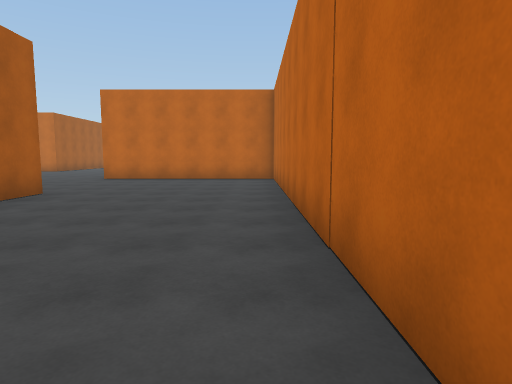
[1] (above)

24 first-person views from a walk through a scene from a Unity 3-D project. The camera is 1.5 m above the floor, tilts 6° down and sees 75° across. The floor is counted in squares, 2 m on a side. Each view is taken from the middle of a square. On the plan, view 1 faces up. The plan holds only what a view shows up to about 11 squares ahead; the rest is blank. The place goes on beyond the plan. The player character is not drawn. Surface patterns are stand-ins for the level's own textures.

[2]
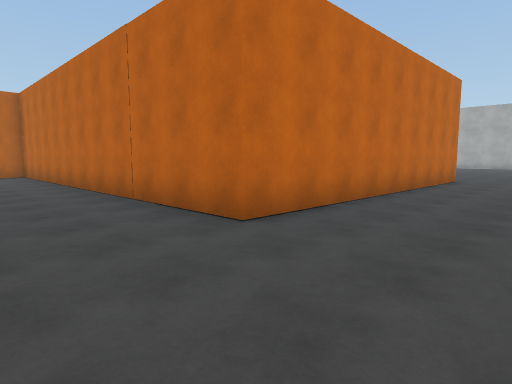

[3]
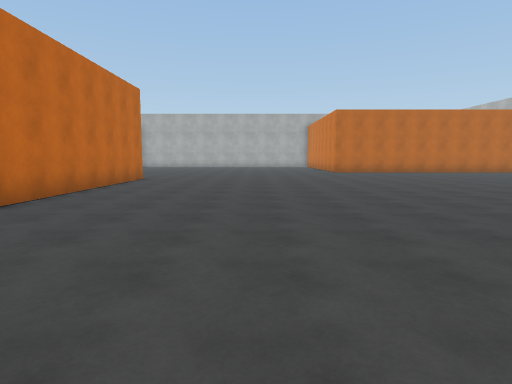

[4]
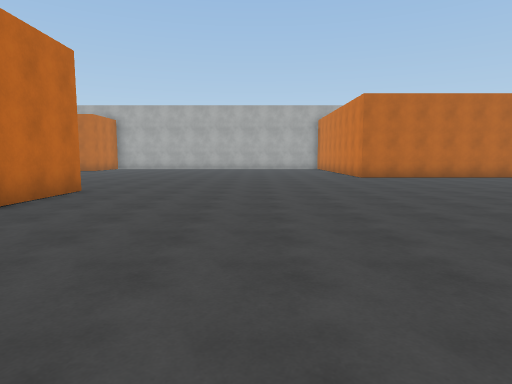

[5]
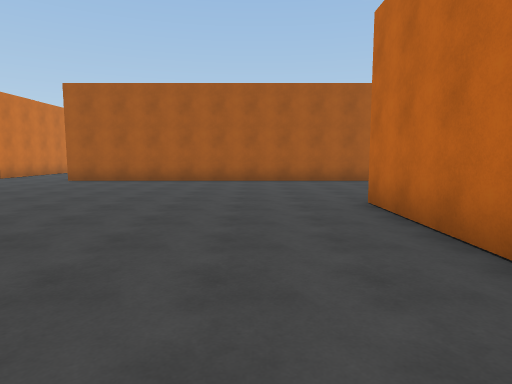

[6]
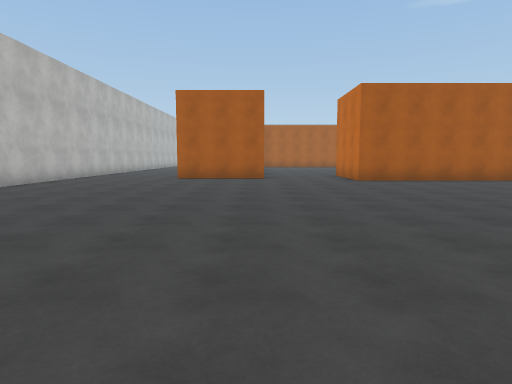

[7]
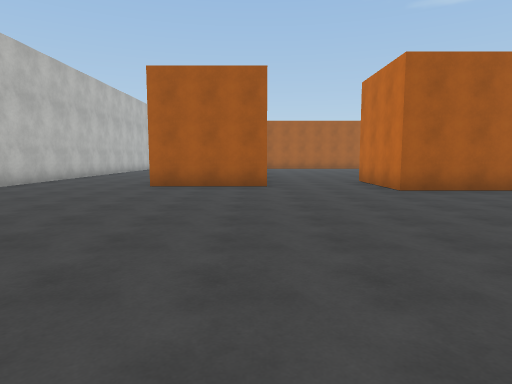

[8]
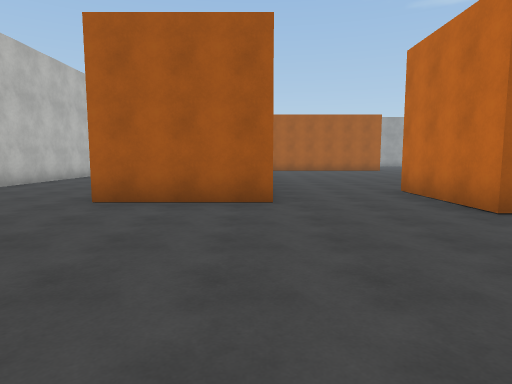

[9]
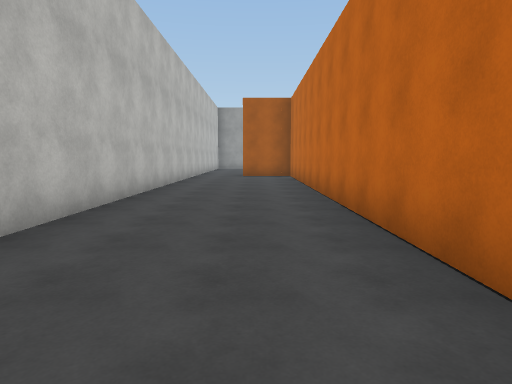

[10]
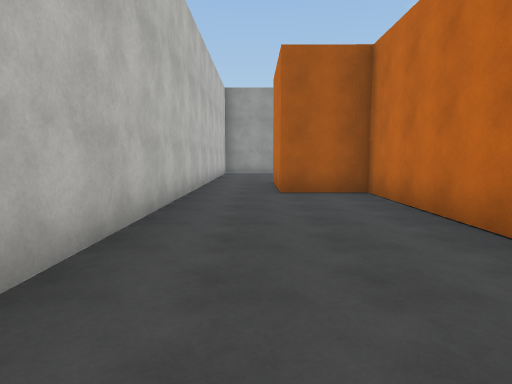

[11]
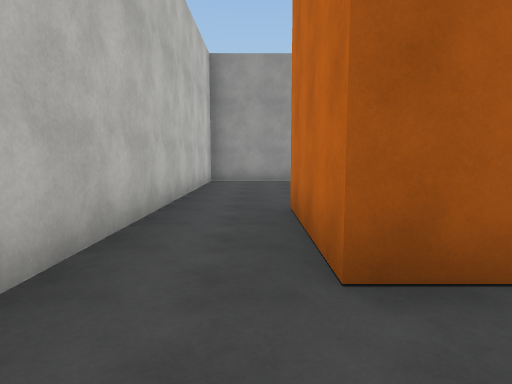

[12]
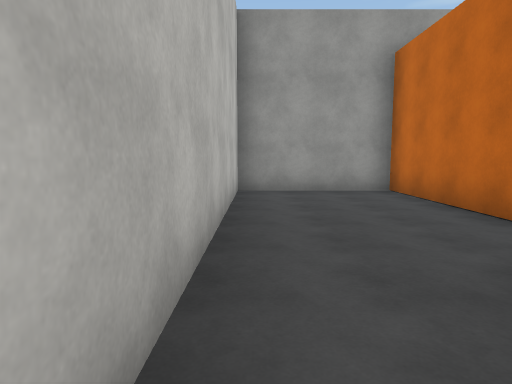

[13]
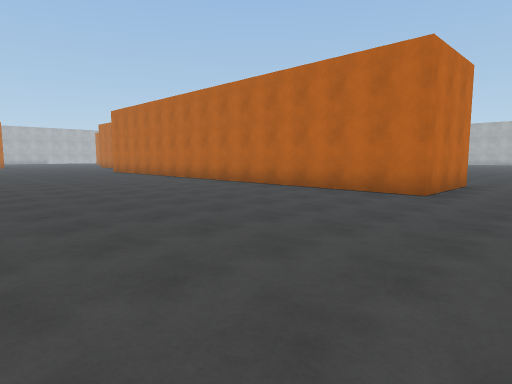

[14]
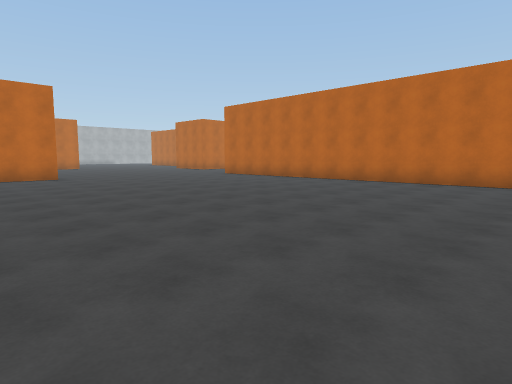

[15]
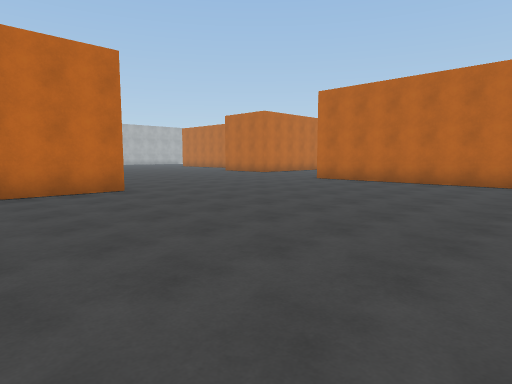

[16]
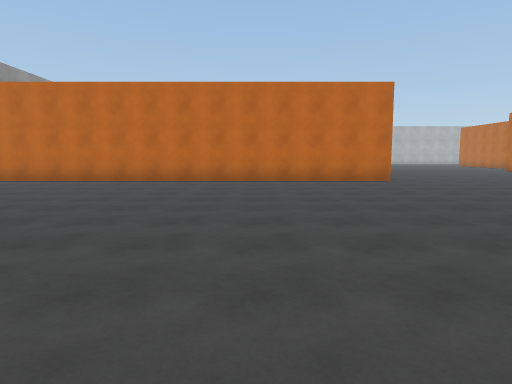

[17]
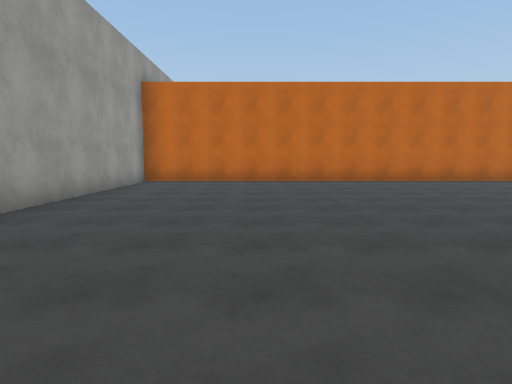

[18]
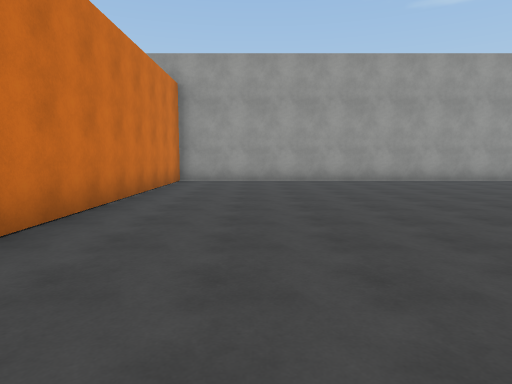

[19]
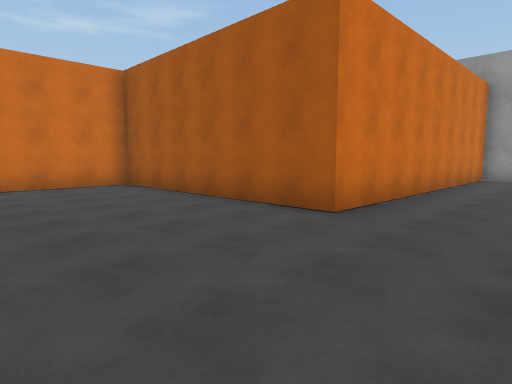

[20]
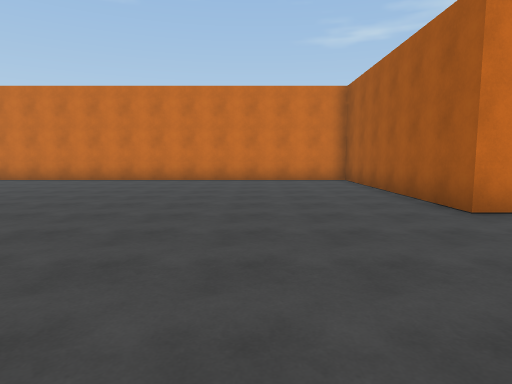

[21]
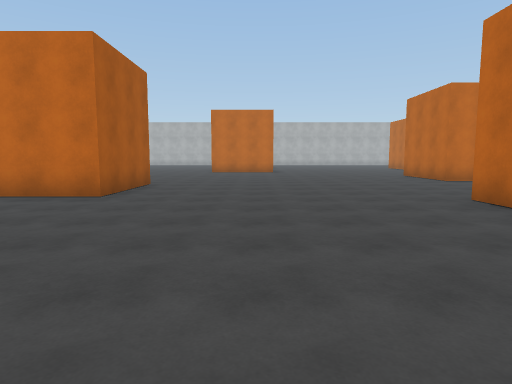

[22]
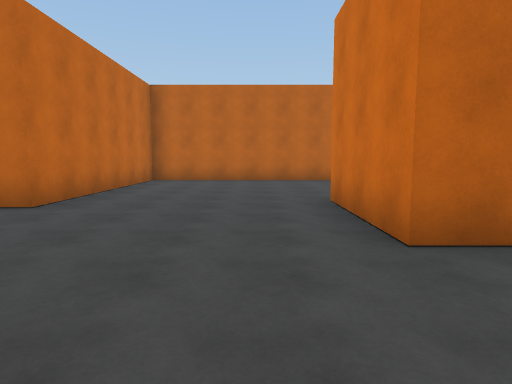

[23]
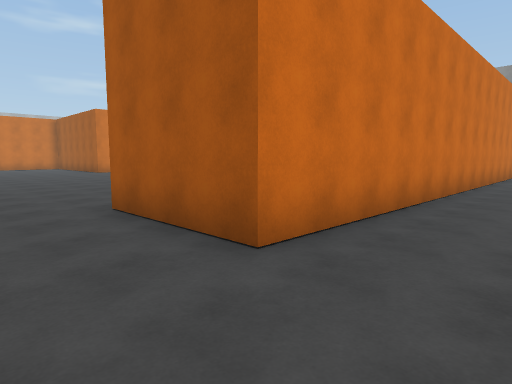

[24]
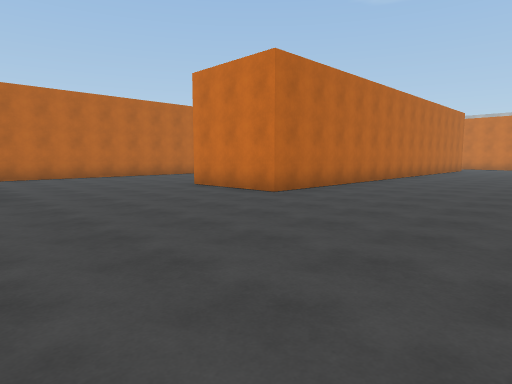

### Floor plan
Points are (right, up) in squares from view 1. A wall is a line through its corners. A room is listed if a view was taken in it or the views show most of it. See-through windows are left out.
Room 1 (views 1, 2, 3, 4, 5, 6, 7, 8, 9, 10, 11, 12, 13, 14, 15, 16, 17, 18, 19, 20, 21, 22, 23, 24)
walls: (-4.3, 1.5) (-4.3, -7.8) (-7.3, -7.8) (-7.3, 6.7) (-4.3, 6.7) (-4.3, 5.6); (-5.4, -10.6) (-5.4, -13.8); (-6.6, -13.7) (-17.9, -13.7) (-17.9, -15.5) (-20.9, -15.5); (9.4, -0.2) (0.6, -0.2) (0.6, 11.3) (-5.1, 11.3) (-5.1, 12.1); (-22.8, -14) (-26.4, -14) (-26.4, -17.4) (-2.2, -17.4); (-25.8, 10.1) (-13.9, 10.1) (-13.9, 7.2) (-26.4, 7.2) (-26.4, -4.4) (-17.9, -4.4) (-17.9, -10.7) (-6.8, -10.7)

Positions as (right, up) in squares from view 1, and headings:
1: (0, 0), facing up
2: (-2, -3), facing up-right
3: (-2, -4), facing right
4: (2, -4), facing right
5: (6, -2), facing left
6: (6, -11), facing left
7: (3, -11), facing left
8: (0, -11), facing left
9: (-5, -15), facing left
10: (-11, -16), facing left
11: (-16, -16), facing left
12: (-19, -17), facing left
13: (-14, -10), facing up-right
14: (-17, -5), facing up-right
15: (-17, 0), facing up-right
16: (-18, -3), facing up
17: (-23, -3), facing up
18: (-16, -2), facing left
19: (-14, -2), facing down-left
20: (-15, 0), facing down
21: (-11, 1), facing up
22: (-10, 8), facing right
23: (-12, 12), facing down-left
24: (-12, 12), facing down-right
